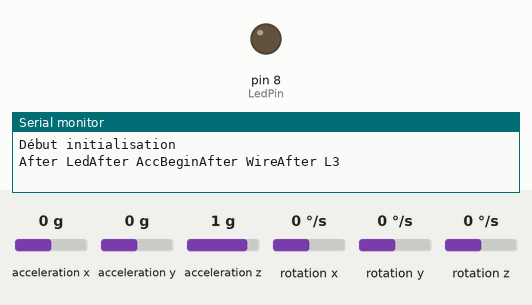
Simulated run of this sketch. Board: Arduino Uno, built with avr-gcc and run on an emulated ATmega328P. Shown: output pins drawn as LEDs (lit = HIGH), the last lines printed to the serial monitor. Wiring (inferred from the names in the program): ADXL345 accelerometer at I2C address 0x53; L3G4200D gyroscope at I2C address 0x69. Dashed ring = blinking. The test bench sets the inputs (shaded band); at power-on: acceleration y 0 g, acceleration x 0 g, acceleration z 1 g, rotation x 0 °/s, rotation y 0 °/s, rotation z 0 °/s.

Above: at 0.1 s.
At 2.6 s:
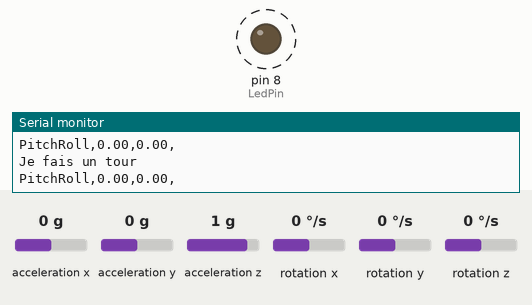
2.8 s: acceleration y set to -1.4 g
Timing chart, 0 to 11.8 s (numbered marks = the images above; inputs shaded):
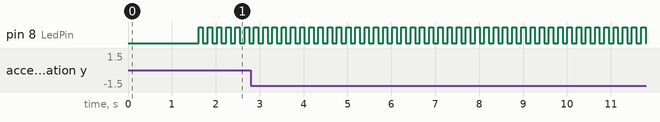

The sketch:

Test_Kalman.ino
```cpp
// --- Programme Arduino ---
// Début octobre 2013

// --- Que fait ce programme ? ---
/* Controle du quadricoptère grâce à la télecommande
    + Stabilisation*/


/*************************************************/
/*                   Librairies                  */
/*************************************************/
#include "Pins.h"
#include "Kalman.h" // Kalman filter library see: http://blog.tkjelectronics.dk/2012/09/a-practical-approach-to-kalman-filter-and-how-to-implement-it/
#include "Stabilisation.h"

#include "Wire.h"

/*************************************************/
/*        Librairies - Centre à Inertie          */
/*************************************************/
#include "ADXL345.h" // Accéleromètre 3 axes
#include "Gyroscope.h"// Gyroscope 3 axes

/*************************************************/
/*                   Variables                   */
/*************************************************/
#include "Variables.h" // Contient toutes les variables utiles
ADXL345 acc; // Accéléromètre  - Défini ici pour pouvoir l'utiliser partout

/*************************************************/
/*               Initialisation                  */
/*************************************************/

void setup()   {
  Serial.begin(19200); //Débit pour le moniteur
  Serial.println("Début initialisation");

  /*Initialisation sortie Led*/
  pinMode(LedPin, OUTPUT);

Serial.print("After Led");

  /* Initialisation des Capteurs*/
  /* Calibrate the gyro and accelerometer relative to ground */
  acc.begin();
Serial.print("After AccBegin");

  delay(100);
  Wire.begin();
Serial.print("After Wire");
  delay(100);
  setupL3G4200D(2000);
Serial.print("After L3");
  calibrateSensors(acc);


  /* Setup timing */
  loopStartTime = micros();
  timer = loopStartTime;


  Serial.println("Fini initialisation");

} // fin de la fonction setup()


/*************************************************/
/*                   Boucle                      */
/*************************************************/

void loop(){
  Serial.println("Je fais un tour");

      /*  Calcule du Roll et du Pitch  */
 /* Calculate pitch */
  accYangle = getAccY(acc);
  gyroYrate = getGyroYrate();
  gyroYAngle += gyroYrate*((double)(micros()-timer)/1000000);
  // See my guide for more info about calculation the angles and the Kalman filter: http://arduino.cc/forum/index.php/topic,58048.0.htm
  pitch = kalmanY.getAngle(accYangle, gyroYrate, (double)(micros() - timer)/1000000); // Calculate the angle using a Kalman filter


  /* Calculate roll */
  accXangle = getAccX(acc);
  gyroXrate = getGyroXrate();
  gyroXAngle += gyroXrate*((double)(micros()-timer)/1000000);
  // See my guide for more info about calculation the angles and the Kalman filter: http://arduino.cc/forum/index.php/topic,58048.0.htm
  roll = kalmanY.getAngle(accYangle, gyroYrate, (double)(micros() - timer)/1000000); // Calculate the angle using a Kalman filter
  timer = micros();

// Vérifier si cela fonctionne
   /*Serial.print(" Pitch :");
   Serial.println(pitch);
   Serial.print(" Roll :");
   Serial.println(roll);*/
// Pour Processing
   Serial.print("PitchRoll,");
   Serial.print(pitch);
   Serial.print(",");
   Serial.print(roll);
   Serial.println(",");

  //Visualisation de la boucle, grâce à la Led
  digitalWrite(8,HIGH);
  delay(100);
  digitalWrite(8,LOW);
  delay(100);

}// fin de la fonction loop()


/*************************************************/
/*              Fonctions Annexes                */
/*************************************************/
```

ADXL345.cpp
```cpp
// (licence header left out)
#include "ADXL345.h"
#include "Wire.h"
//#include "Arduino.h"


ADXL345::ADXL345()
{
	Wire.begin();

	zG[0] = -20;
	zG[1] =  15;
	zG[2] = -23;
}

int ADXL345::writeRegister(byte reg_addr, int nbytes, byte *buffer)
{
	int written_bytes;

	Wire.beginTransmission(ADXL345::ADDRESS);
	Wire.write(reg_addr);
	written_bytes = Wire.write(buffer, nbytes);
	Wire.endTransmission();

	return written_bytes;
}

int ADXL345::readRegister(byte reg_addr, int nbytes, byte *buffer)
{
	int idx = 0;

	Wire.beginTransmission(ADXL345::ADDRESS);
	Wire.write(reg_addr);
	Wire.endTransmission();

	Wire.requestFrom(ADXL345::ADDRESS, nbytes);

	while(Wire.available() && idx < nbytes)
	{
		buffer[idx++] = Wire.read();
	}

	return idx;
}


void ADXL345::begin()
{
	byte data = 0x08;
	writeRegister(ADXL345::POWER_CTL, 1, &data);
}

void ADXL345::end()
{
	byte data = 0x00;
	writeRegister(ADXL345::POWER_CTL, 1, &data);
}

void ADXL345::read(double *x, double *y, double *z)
{
	byte buffer[6];

	readRegister(ADXL345::DATAX0, 6, buffer);

	*x = ((buffer[0] + (buffer[1] << 8)) - zG[0])/256.0;
	*y = ((buffer[2] + (buffer[3] << 8)) - zG[1])/256.0;
	*z = ((buffer[4] + (buffer[5] << 8)) - zG[2])/256.0;
}

void ADXL345::read(int *x, int *y, int *z)
{
	byte buffer[6];

	readRegister(ADXL345::DATAX0, 6, buffer);

	*x = buffer[0] + (buffer[1] << 8);
	*y = buffer[2] + (buffer[3] << 8);
	*z = buffer[4] + (buffer[5] << 8);
}


void ADXL345::setRange(range_t range)
{
	switch(range)
	{
		case RANGE_16G:
		case RANGE_8G:
		case RANGE_4G:
		case RANGE_2G:
			writeRegister(ADXL345::DATA_FORMAT, 1, (byte *)&range);
			break;
	}
}

void ADXL345::setZeroG(double x, double y, double z)
{
	zG[0] = x*256.0;
	zG[1] = y*256.0;
	zG[2] = z*256.0;
}

void ADXL345::setZeroG(int x, int y, int z)
{
	zG[0] = x;
	zG[1] = y;
	zG[2] = z;
}
```

ADXL345.h
```cpp
// (licence header left out)
#ifndef _ADXL345_H
#define _ADXL345_H

#include <Arduino.h>

// All functions return -1 on error and 0 on success
class ADXL345
{
	private:
		/* ADXL345 Registers */
		enum info_t
		{
			DEVID          = 0x00,
			THRESH_TAP     = 0x1D,
			OFSX           = 0x1E,
			OFSY           = 0x1F,
			OFSZ           = 0x20,
			DUR            = 0x21,
			Latent         = 0x22,
			Window         = 0x23,
			THRESH_ACT     = 0x24,
			THRESH_INACT   = 0x25,
			TIME_INACT     = 0x26,
			ACT_INACT_CTL  = 0x27,
			THRESH_FF      = 0x28,
			TIME_FF        = 0x29,
			TAP_AXES       = 0x2A,
			ACT_TAP_STATUS = 0x2B,
			BW_RATE        = 0x2C,
			POWER_CTL      = 0x2D,
			INT_ENABLE     = 0x2E,
			INT_MAP        = 0x2F,
			INT_SOURCE     = 0x30,
			DATA_FORMAT    = 0x31,
			DATAX0         = 0x32,
			DATAX1         = 0x33,
			DATAY0         = 0x34,
			DATAY1         = 0x35,
			DATAZ0         = 0x36,
			DATAZ1         = 0x37,
			FIFO_CTL       = 0x38,
			FIFO_STATUS    = 0x39,
			ADDRESS        = 0xA7 >> 1
		};


		int zG[3];
		int readRegister(byte reg_addr, int nbytes, byte *buffer);
		int writeRegister(byte reg_addr, int nbytes, byte *buffer);

	public:
		enum range_t
		{
			RANGE_16G = 0x0B,
			RANGE_8G  = 0x0A,
			RANGE_4G  = 0x09,
			RANGE_2G  = 0x08
		};

		ADXL345();

		void begin();
		void end();

		//G Reading
		void read(double *x, double *y, double *z);

		//Raw reading
		void read(int *x, int *y, int *z);

		//Unit must be res_t
		void setRange(range_t range);

		//Unit must be G
		void setZeroG(double x, double y, double z);

		//Unit must be "Raw"
		void setZeroG(int x, int y, int z);
};

#endif // _ADXL345_H
```

Gyroscope.cpp
```cpp
//Arduino 1.0+ only
#include "Gyroscope.h"

#include <Arduino.h>
#include "Wire.h"
//#include "Variables.h"

/*
void setup(){

  Wire.begin();
  Serial.begin(9600);

  Serial.println("starting up L3G4200D");
  setupL3G4200D(2000); // Configure L3G4200  - 250, 500 or 2000 deg/sec

  delay(1500); //wait for the sensor to be ready
}

void loop(){
  getGyroValues();  // This will update x, y, and z with new values
  getGyroValues();
  Serial.print("X:");
  Serial.print(x);

  Serial.print(" Y:");
  Serial.print(y);

  Serial.print(" Z:");
  Serial.println(z);

  delay(100); //Just here to slow down the serial to make it more readable
}*/
/*
void getGyroValues(){

  byte xMSB = readRegister(L3G4200D_Address, 0x29);
  byte xLSB = readRegister(L3G4200D_Address, 0x28);
  x = ((xMSB << 8) | xLSB);

  byte yMSB = readRegister(L3G4200D_Address, 0x2B);
  byte yLSB = readRegister(L3G4200D_Address, 0x2A);
  y = ((yMSB << 8) | yLSB);

  byte zMSB = readRegister(L3G4200D_Address, 0x2D);
  byte zLSB = readRegister(L3G4200D_Address, 0x2C);
  z = ((zMSB << 8) | zLSB);
}*/
#define CTRL_REG1 0x20
#define CTRL_REG2 0x21
#define CTRL_REG3 0x22
#define CTRL_REG4 0x23
#define CTRL_REG5 0x24
int L3G4200D_Address = 105; //I2C address of the L3G4200D


void getGyroValues(int *x, int *y, int *z){

  byte xMSB = readRegister(L3G4200D_Address, 0x29);
  byte xLSB = readRegister(L3G4200D_Address, 0x28);
  *x = ((xMSB << 8) | xLSB);

  byte yMSB = readRegister(L3G4200D_Address, 0x2B);
  byte yLSB = readRegister(L3G4200D_Address, 0x2A);
  *y = ((yMSB << 8) | yLSB);

  byte zMSB = readRegister(L3G4200D_Address, 0x2D);
  byte zLSB = readRegister(L3G4200D_Address, 0x2C);
  *z = ((zMSB << 8) | zLSB);
}

int setupL3G4200D(int scale){
  //From  Jim Lindblom of Sparkfun's code

  // Enable x, y, z and turn off power down:
  writeRegister(L3G4200D_Address, CTRL_REG1, 0b00001111);

  // If you'd like to adjust/use the HPF, you can edit the line below to configure CTRL_REG2:
  writeRegister(L3G4200D_Address, CTRL_REG2, 0b00000000);

  // Configure CTRL_REG3 to generate data ready interrupt on INT2
  // No interrupts used on INT1, if you'd like to configure INT1
  // or INT2 otherwise, consult the datasheet:
  writeRegister(L3G4200D_Address, CTRL_REG3, 0b00001000);

  // CTRL_REG4 controls the full-scale range, among other things:

  if(scale == 250){
    writeRegister(L3G4200D_Address, CTRL_REG4, 0b00000000);
  }else if(scale == 500){
    writeRegister(L3G4200D_Address, CTRL_REG4, 0b00010000);
  }else{
    writeRegister(L3G4200D_Address, CTRL_REG4, 0b00110000);
  }

  // CTRL_REG5 controls high-pass filtering of outputs, use it
  // if you'd like:
  writeRegister(L3G4200D_Address, CTRL_REG5, 0b00000000);
}

void writeRegister(int deviceAddress, byte address, byte val) {
    Wire.beginTransmission(deviceAddress); // start transmission to device
    Wire.write(address);       // send register address
    Wire.write(val);         // send value to write
    Wire.endTransmission();     // end transmission
}

int readRegister(int deviceAddress, byte address){

    int v;
    Wire.beginTransmission(deviceAddress);
    Wire.write(address); // register to read
    Wire.endTransmission();

    Wire.requestFrom(deviceAddress, 1); // read a byte

    while(!Wire.available()) {
        // waiting
    }

    v = Wire.read();
    return v;
}
```

Gyroscope.h
```cpp
//Arduino 1.0+ only

#ifndef GYROSCOPE_H_
#define GYROSCOPE_H_

#include <Arduino.h>
#include "Wire.h"
//#include "Variables.h"

void getGyroValues(int *x, int *y, int *z);
int setupL3G4200D(int scale);
void writeRegister(int deviceAddress, byte address, byte val);
int readRegister(int deviceAddress, byte address);


#endif
```

Kalman.h
```cpp
// (licence header left out)
#ifndef _Kalman_h
#define _Kalman_h

class Kalman {
public:
    Kalman() {
        /* We will set the variables like so, these can also be tuned by the user */
        Q_angle = 0.001;
        Q_bias = 0.003;
        R_measure = 0.03;

        angle = 0; // Reset the angle
        bias = 0; // Reset bias

        P[0][0] = 0; // Since we assume that the bias is 0 and we know the starting angle (use setAngle), the error covariance matrix is set like so - see: http://en.wikipedia.org/wiki/Kalman_filter#Example_application.2C_technical
        P[0][1] = 0;
        P[1][0] = 0;
        P[1][1] = 0;
    };
    // The angle should be in degrees and the rate should be in degrees per second and the delta time in seconds
    double getAngle(double newAngle, double newRate, double dt) {
        // KasBot V2 - Kalman filter module - http://www.x-firm.com/?page_id=145
        // Modified by Kristian Lauszus
        // See my blog post for more information: http://blog.tkjelectronics.dk/2012/09/a-practical-approach-to-kalman-filter-and-how-to-implement-it

        // Discrete Kalman filter time update equations - Time Update ("Predict")
        // Update xhat - Project the state ahead
        /* Step 1 */
        rate = newRate - bias;
        angle += dt * rate;

        // Update estimation error covariance - Project the error covariance ahead
        /* Step 2 */
        P[0][0] += dt * (dt*P[1][1] - P[0][1] - P[1][0] + Q_angle);
        P[0][1] -= dt * P[1][1];
        P[1][0] -= dt * P[1][1];
        P[1][1] += Q_bias * dt;

        // Discrete Kalman filter measurement update equations - Measurement Update ("Correct")
        // Calculate Kalman gain - Compute the Kalman gain
        /* Step 4 */
        S = P[0][0] + R_measure;
        /* Step 5 */
        K[0] = P[0][0] / S;
        K[1] = P[1][0] / S;

        // Calculate angle and bias - Update estimate with measurement zk (newAngle)
        /* Step 3 */
        y = newAngle - angle;
        /* Step 6 */
        angle += K[0] * y;
        bias += K[1] * y;

        // Calculate estimation error covariance - Update the error covariance
        /* Step 7 */
        P[0][0] -= K[0] * P[0][0];
        P[0][1] -= K[0] * P[0][1];
        P[1][0] -= K[1] * P[0][0];
        P[1][1] -= K[1] * P[0][1];

        return angle;
    };
    void setAngle(double newAngle) { angle = newAngle; }; // Used to set angle, this should be set as the starting angle
    double getRate() { return rate; }; // Return the unbiased rate

    /* These are used to tune the Kalman filter */
    void setQangle(double newQ_angle) { Q_angle = newQ_angle; };
    void setQbias(double newQ_bias) { Q_bias = newQ_bias; };
    void setRmeasure(double newR_measure) { R_measure = newR_measure; };

    double getQangle() { return Q_angle; };
    double getQbias() { return Q_bias; };
    double getRmeasure() { return R_measure; };

private:
    /* Kalman filter variables */
    double Q_angle; // Process noise variance for the accelerometer
    double Q_bias; // Process noise variance for the gyro bias
    double R_measure; // Measurement noise variance - this is actually the variance of the measurement noise

    double angle; // The angle calculated by the Kalman filter - part of the 2x1 state vector
    double bias; // The gyro bias calculated by the Kalman filter - part of the 2x1 state vector
    double rate; // Unbiased rate calculated from the rate and the calculated bias - you have to call getAngle to update the rate

    double P[2][2]; // Error covariance matrix - This is a 2x2 matrix
    double K[2]; // Kalman gain - This is a 2x1 vector
    double y; // Angle difference
    double S; // Estimate error
};

#endif
```

Variables.h
```cpp
#ifndef VARIABLES_H_
#define VARIABLES_H_


/*************************************************/
/*                   Variables                   */
/*************************************************/

const int LedPin = 8;   // Visualisation des stades dans le programme

//offset Moteurs obtenu grâce aux tests
int offset_moteur_1 = -14;
int offset_moteur_2 = 1;
int offset_moteur_3 = 1;
int offset_moteur_4 = 30;
//test - Cause demarrage de moteur incompris
/*int offset_moteur_1 = 0;
 int offset_moteur_2 = 0;
 int offset_moteur_3 = 0;
 int offset_moteur_4 = 0;*/


/* Used for timing */
unsigned long timer;

#define STD_LOOP_TIME 10000 // Fixed time loop of 10 milliseconds
unsigned long lastLoopUsefulTime = STD_LOOP_TIME;
unsigned long loopStartTime;


/*Utilisation des objets*/
/*Telecommande telecommande;
Controle v_courant , v_precedent;
Quadri quad(Pin_Moteur_1,offset_moteur_1,Pin_Moteur_2,offset_moteur_2,Pin_Moteur_3,offset_moteur_3,Pin_Moteur_4,offset_moteur_4);*/
Kalman kalmanX, kalmanY; // Pour les angles entre X et Z et pour celui entre Y et Z


int Xg, Yg, Zg;
//ADXL345 acc; // Accéléromètre - ici, ASDXL345 n'est pas reconnu...

// Pour le Gyroscope
//int L3G4200D_Address = 105; //I2C address of the L3G4200D
int X_gyro;
int Y_gyro;
int Z_gyro;


//L3G4200D gyro; // Gyroscope


#endif
```

Pins.h
```cpp
/**
 * Fichier Pin, contenant les déclarations des constantes
 * Convention utilisé : #define Xxx_Xxx  (Première lettre d'un mot en majuscule, le reste en minuscule, si mot composé séparer par "_")
 * Version 2 Avril 2014
 **/
#ifndef PINS_H
#define PINS_H

// Pins
#define Pin_Throttle   2 // Accelerateur - Norme du vecteur
#define Pin_Roll       4 // Roulis - Rotation autour de l'axe Y
#define Pin_Pitch      5 // Tangage / Angle d'attaque - Rotation autour de l'axe X
#define Pin_Yaw        6 // Lacet - Rotation autour de l'axe Z

// Valeurs Expérimentatles (min, max, moy)  des pins
#define Min_ThrottleExp   1126 //945 - Modif 22-04-2014
#define Max_ThrottleExp   1856 //1690 - Modif 22-04-2014
#define Min_RollExp       1104 //1070 - Modif 22-04-2014
#define Max_RollExp       1821 //1915  - Modif 22-04-2014
#define Med_RollExp       1480 // Médiane
#define Min_PitchExp      1030 //1145 - Modif 22-04-2014
#define Max_PitchExp      1942 //1890 - Modif 22-04-2014
#define Med_PitchExp      1525 // Médiane
#define Min_YawExp        1024 //1060 - Modif 22-04-2014
#define Max_YawExp        1936 //1920
#define Med_YawExp        1485 // Médiane

// Pin moteurs
#define Pin_Moteur_1  9 // Associé avec le 9
#define Pin_Moteur_2  10 // Associé avec le 3
#define Pin_Moteur_3  3 // Associé avec le 11
#define Pin_Moteur_4  11 // Associé avec le 10

// Autres constantes
#define Pi 3.14159265359
#define Demarrage_Moteur 140 // Point à partir duquel les moteurs commencent à trouner
#define Max_Puissance 50

#define Debug 0 // Activer (0) / désactiver(1) le débeugage
#define Debug1 0 // Activer (0) / désactiver(1) le débeugage avancé

#endif /*  PINS_H  */
```

Source omitted: Stabilisation.h (5830 bytes)

Measured:
- by itself, pin 8 (LedPin): alternates HIGH for 0.10 s and LOW for 0.11 s
